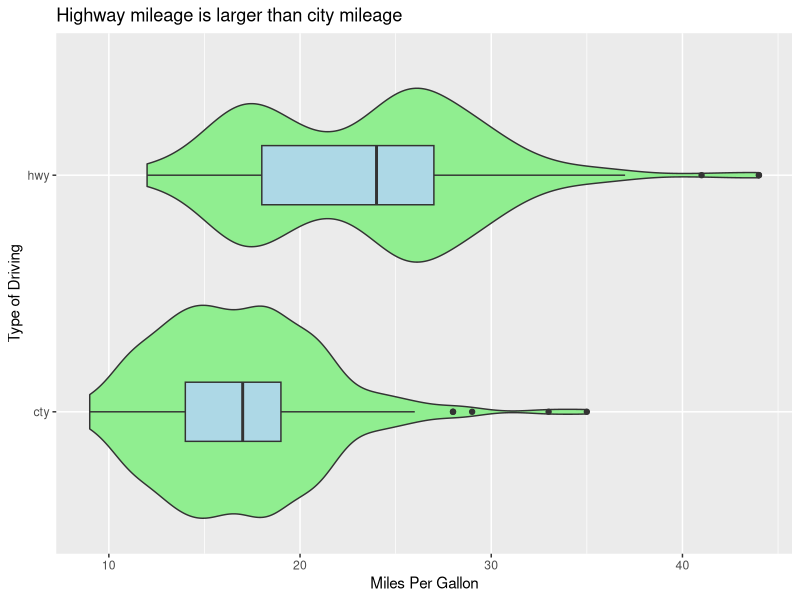

The R source for this figure:
## ---- chunk 1
knitr::opts_chunk$set(echo = TRUE)
library(tidyverse)
## ---- chunk 2
mpg %>% 
  select(cty, hwy) %>% 
  gather(cty, hwy, key = type_of_driving, value = mileage) %>% 
  group_by(type_of_driving) %>% 
  summarise(
    Means= mean(mileage),
    Medians = median(mileage),
    IRQs = IQR(mileage),
    Standard_Deviations = sd(mileage)
  )
## ---- chunk 3
mpg %>%
  summarise(
    mean_city = mean(cty),
    mean_highway = mean(hwy),
    median_city = median(cty),
    median_highway = median(hwy),
    IQR_city = IQR(cty),
    IQR_highway = IQR(hwy),
    sd_city = sd(cty),
    sd_highway = sd(hwy)
  )
## ---- chunk 4

mpg %>%
  select(cty, hwy) %>%
  gather(cty, hwy, key = type_of_driving, value = mileage) %>%
  ggplot(aes(x = type_of_driving, y = mileage)) +
  geom_violin(fill = "lightgreen") +
  geom_boxplot(width = 0.25, fill = "lightblue") +
  labs(title = "Highway mileage is larger than city mileage",
       x = "Type of Driving",
       y = "Miles Per Gallon") +
  coord_flip()
